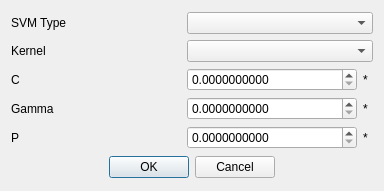
<?xml version="1.0" encoding="UTF-8"?>
<ui version="4.0">
 <class>SVMParametersDialog</class>
 <widget class="QDialog" name="SVMParametersDialog">
  <property name="geometry">
   <rect>
    <x>0</x>
    <y>0</y>
    <width>384</width>
    <height>191</height>
   </rect>
  </property>
  <property name="windowTitle">
   <string>SVM Parameters</string>
  </property>
  <layout class="QVBoxLayout" name="verticalLayout">
   <item>
    <layout class="QGridLayout" name="gridLayout">
     <item row="2" column="2">
      <widget class="QLabel" name="reqC">
       <property name="maximumSize">
        <size>
         <width>10</width>
         <height>16777215</height>
        </size>
       </property>
       <property name="text">
        <string>*</string>
       </property>
      </widget>
     </item>
     <item row="3" column="2">
      <widget class="QLabel" name="reqGamma">
       <property name="text">
        <string>*</string>
       </property>
      </widget>
     </item>
     <item row="2" column="0">
      <widget class="QLabel" name="label">
       <property name="text">
        <string>C</string>
       </property>
      </widget>
     </item>
     <item row="3" column="0">
      <widget class="QLabel" name="label_3">
       <property name="text">
        <string>Gamma</string>
       </property>
      </widget>
     </item>
     <item row="0" column="0">
      <widget class="QLabel" name="label_4">
       <property name="text">
        <string>SVM Type</string>
       </property>
      </widget>
     </item>
     <item row="3" column="1">
      <widget class="QDoubleSpinBox" name="GammaDoubleSpinBox">
       <property name="decimals">
        <number>10</number>
       </property>
       <property name="maximum">
        <double>999.990000000000009</double>
       </property>
       <property name="singleStep">
        <double>0.010000000000000</double>
       </property>
      </widget>
     </item>
     <item row="1" column="0">
      <widget class="QLabel" name="label_2">
       <property name="text">
        <string>Kernel</string>
       </property>
      </widget>
     </item>
     <item row="2" column="1">
      <widget class="QDoubleSpinBox" name="CDoubleSpinBox">
       <property name="decimals">
        <number>10</number>
       </property>
       <property name="maximum">
        <double>999.990000000000009</double>
       </property>
       <property name="singleStep">
        <double>0.010000000000000</double>
       </property>
      </widget>
     </item>
     <item row="4" column="2">
      <widget class="QLabel" name="reqP">
       <property name="text">
        <string>*</string>
       </property>
      </widget>
     </item>
     <item row="4" column="1">
      <widget class="QDoubleSpinBox" name="PDoubleSpinBox">
       <property name="decimals">
        <number>10</number>
       </property>
       <property name="maximum">
        <double>999.990000000000009</double>
       </property>
       <property name="singleStep">
        <double>0.010000000000000</double>
       </property>
      </widget>
     </item>
     <item row="4" column="0">
      <widget class="QLabel" name="label_8">
       <property name="text">
        <string>P</string>
       </property>
      </widget>
     </item>
     <item row="1" column="1" colspan="2">
      <widget class="QComboBox" name="KernelComboBox"/>
     </item>
     <item row="0" column="1" colspan="2">
      <widget class="QComboBox" name="typeComboBox"/>
     </item>
    </layout>
   </item>
   <item>
    <widget class="QDialogButtonBox" name="buttonBox">
     <property name="orientation">
      <enum>Qt::Horizontal</enum>
     </property>
     <property name="standardButtons">
      <set>QDialogButtonBox::Cancel|QDialogButtonBox::Ok</set>
     </property>
     <property name="centerButtons">
      <bool>true</bool>
     </property>
    </widget>
   </item>
  </layout>
 </widget>
 <resources/>
 <connections>
  <connection>
   <sender>buttonBox</sender>
   <signal>accepted()</signal>
   <receiver>SVMParametersDialog</receiver>
   <slot>accept()</slot>
   <hints>
    <hint type="sourcelabel">
     <x>257</x>
     <y>181</y>
    </hint>
    <hint type="destinationlabel">
     <x>157</x>
     <y>190</y>
    </hint>
   </hints>
  </connection>
  <connection>
   <sender>buttonBox</sender>
   <signal>rejected()</signal>
   <receiver>SVMParametersDialog</receiver>
   <slot>reject()</slot>
   <hints>
    <hint type="sourcelabel">
     <x>325</x>
     <y>181</y>
    </hint>
    <hint type="destinationlabel">
     <x>286</x>
     <y>190</y>
    </hint>
   </hints>
  </connection>
  <connection>
   <sender>typeComboBox</sender>
   <signal>currentIndexChanged(int)</signal>
   <receiver>SVMParametersDialog</receiver>
   <slot>updateReqLabels()</slot>
   <hints>
    <hint type="sourcelabel">
     <x>361</x>
     <y>27</y>
    </hint>
    <hint type="destinationlabel">
     <x>378</x>
     <y>24</y>
    </hint>
   </hints>
  </connection>
  <connection>
   <sender>KernelComboBox</sender>
   <signal>currentIndexChanged(int)</signal>
   <receiver>SVMParametersDialog</receiver>
   <slot>updateReqLabels()</slot>
   <hints>
    <hint type="sourcelabel">
     <x>359</x>
     <y>55</y>
    </hint>
    <hint type="destinationlabel">
     <x>380</x>
     <y>53</y>
    </hint>
   </hints>
  </connection>
 </connections>
 <slots>
  <slot>updateReqLabels(int)</slot>
 </slots>
</ui>
